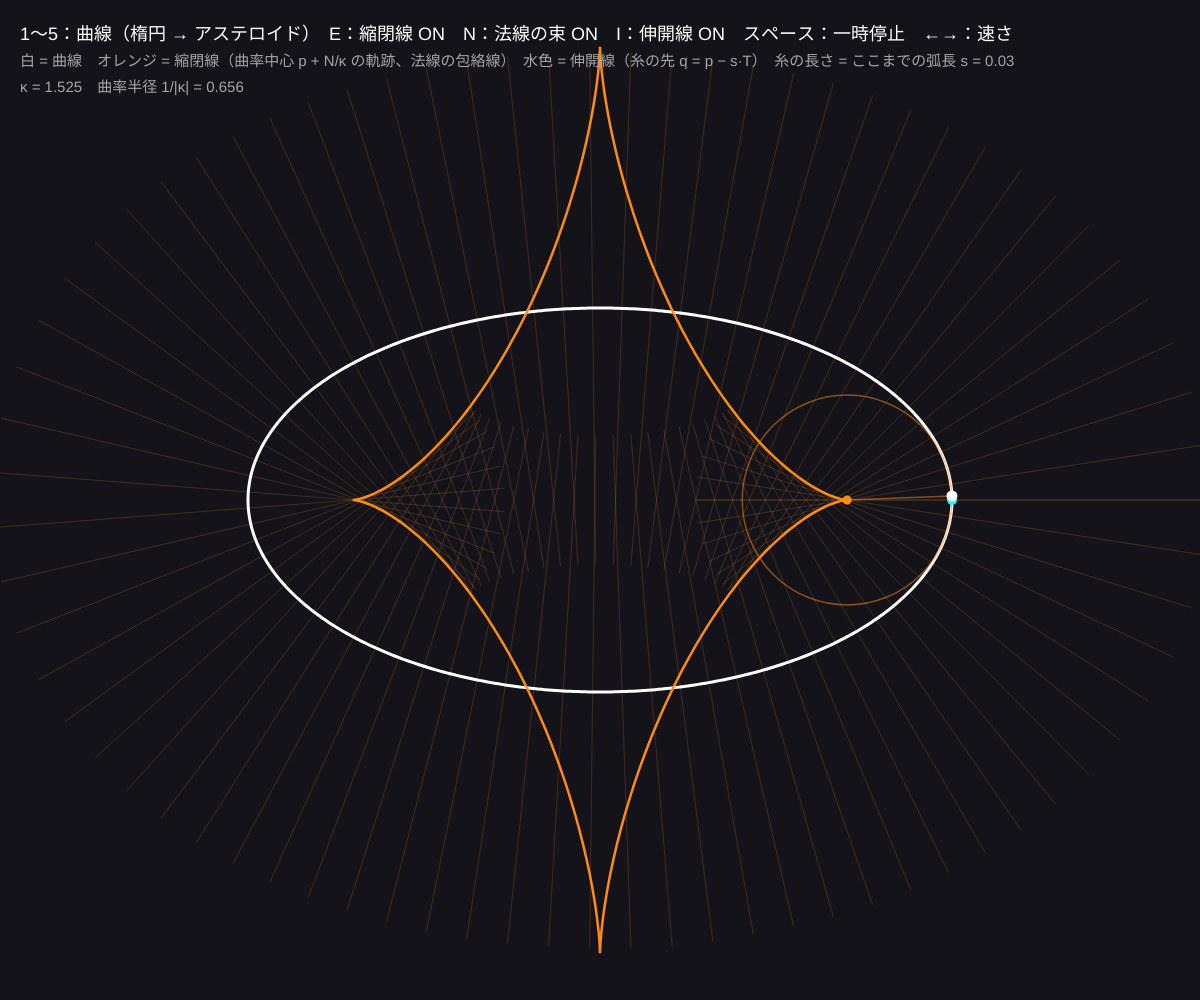
Frame 1 (no input)
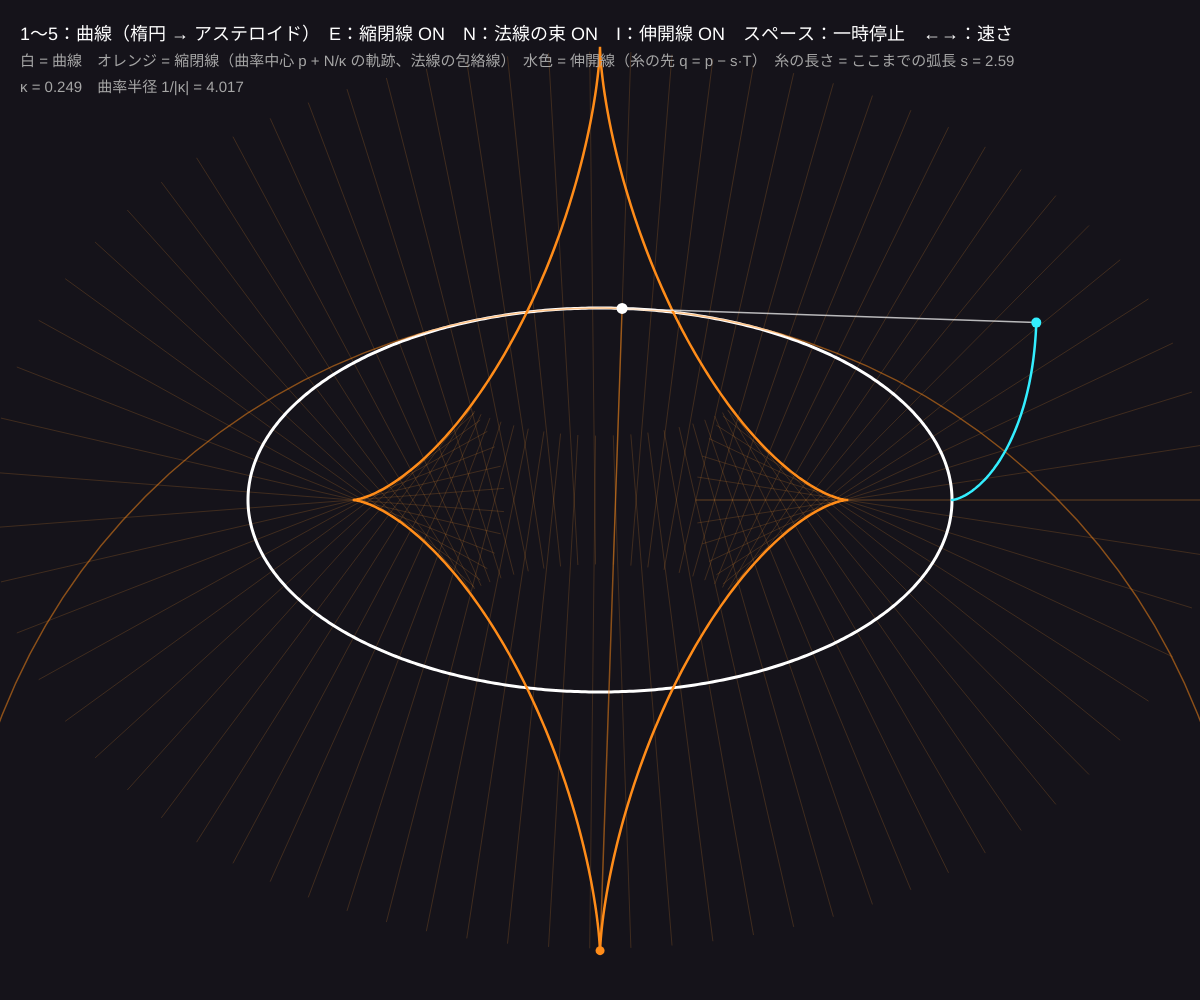
Frame 60 (no input)
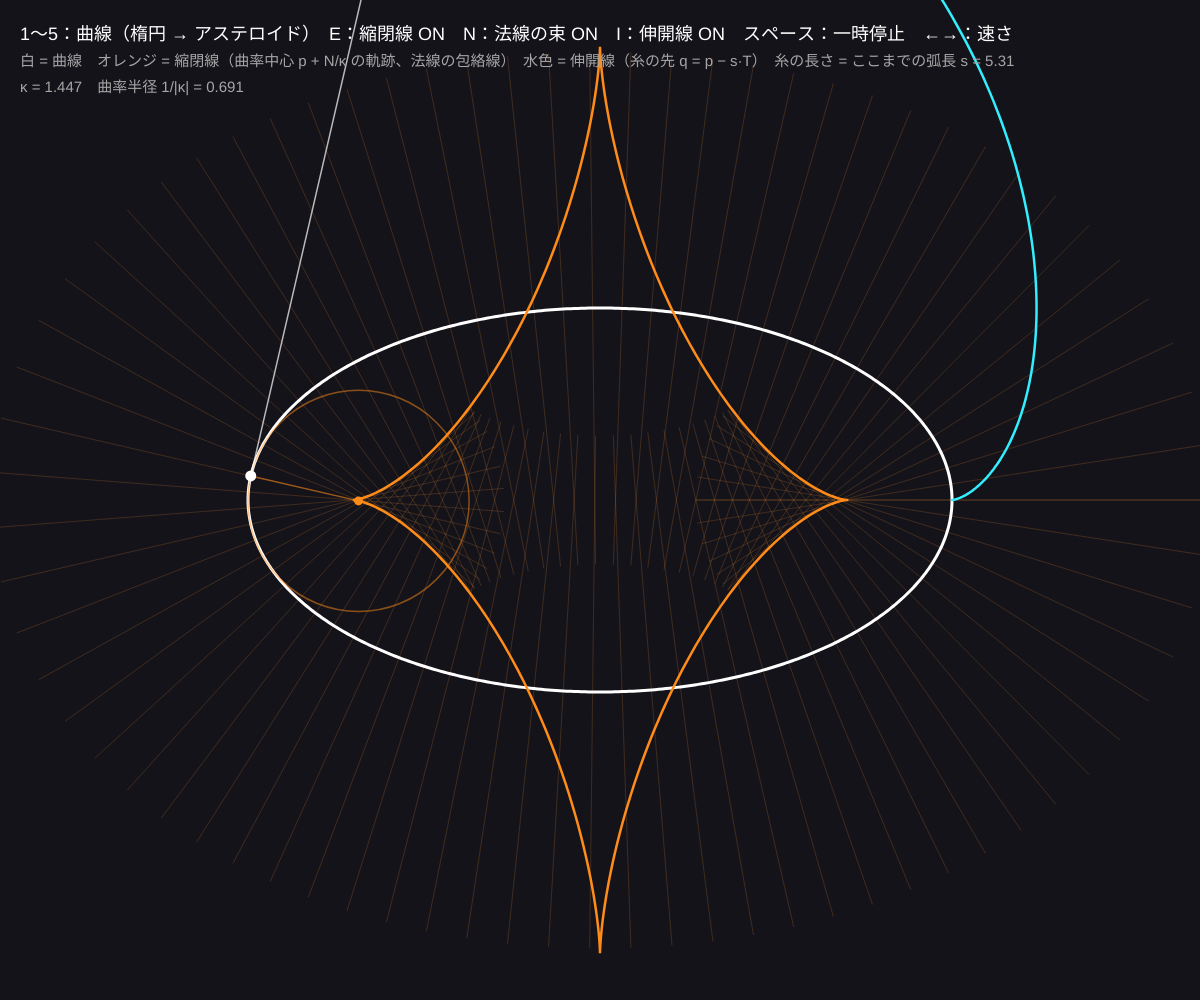
Frame 120 (the mouse pressed at the canvas centre since frame 60)

The p5.js sketch that drew these frames (run headless with seeded random() and noise() and a simulated clock; from frame 60 on, the mouse is pressed at the canvas centre):

// p5.js sketch
// ── sketch.js
// ============================================
// 02 縮閉線（evolute）と伸開線（involute）
// 縮閉線 = 曲線の各点の「曲率中心」（接触円の中心 p + N/κ）をつないだ曲線。法線たちの包絡線にもなる
// 伸開線 = 曲線に巻きつけた糸をピンと張ったままほどくとき、糸の先が描く曲線 q(s) = p(s) − (s − s0) T(s)
//   有名な例：楕円の縮閉線はアステロイド、サイクロイドの伸開線はまたサイクロイド（ホイヘンスの振り子）
// 1〜5 = 曲線（楕円・サイクロイド・円・放物線・心臓形）/ E = 縮閉線 / N = 法線の束 / I = 伸開線 / スペース = 一時停止 / ←→ = 糸をほどく速さ
// ============================================

let curveNo = 1;
let showEvolute = true, showNormals = true, showInvolute = true;
let paused = false, speed = 0.004;      // ★ 糸をほどく速さ
let SC = 1, cx, cy;                      // 画面への拡大率と中心
let samples = [], arcLen = [], s = 0, inv = [];
let names = ['楕円 → アステロイド', 'サイクロイド → サイクロイド', '円 → 円の伸開線（らせん）', '放物線 → 半立方放物線', '心臓形 → 小さい心臓形'];
let tRange = [[0, 2 * Math.PI], [0, 2 * Math.PI], [0, 2 * Math.PI], [-1.6, 1.6], [0, 2 * Math.PI]];

function setup() {
  createCanvas(windowWidth, windowHeight);
  colorMode(HSB, 360, 100, 100, 100);
  setCurve(1);
}

// ★ 曲線（数学の座標、y は上向き）
function curveFn(t) {
  if (curveNo === 1) return { x: 2.2 * Math.cos(t), y: 1.2 * Math.sin(t) };
  if (curveNo === 2) return { x: t - Math.sin(t) - Math.PI, y: -(1 - Math.cos(t)) + 1 };
  if (curveNo === 3) return { x: Math.cos(t), y: Math.sin(t) };
  if (curveNo === 4) return { x: t, y: t * t - 1 };
  let r = 1 - Math.cos(t); return { x: r * Math.cos(t) + 0.8, y: r * Math.sin(t) };
}

function setCurve(no) {
  curveNo = no;
  SC = Math.min(width, height) * (no === 2 ? 0.14 : 0.16);
  cx = width * 0.5; cy = height * 0.5 + (no === 2 ? 20 : 0);
  let [t0, t1] = tRange[no - 1], n = 600;
  samples = []; arcLen = [0];
  for (let i = 0; i <= n; i++) {
    let t = t0 + ((t1 - t0) * i) / n, d = (t1 - t0) / n * 0.5;
    let p = curveFn(t), a = curveFn(t - d), b = curveFn(t + d);
    let x1 = (b.x - a.x) / (2 * d), y1 = (b.y - a.y) / (2 * d);
    let x2 = (b.x - 2 * p.x + a.x) / (d * d), y2 = (b.y - 2 * p.y + a.y) / (d * d);
    let sp = Math.hypot(x1, y1) || 1e-9;
    let kappa = (x1 * y2 - y1 * x2) / Math.pow(sp, 3);
    let T = { x: x1 / sp, y: y1 / sp }, N = { x: -T.y, y: T.x };             // 左向きの法線
    let c = Math.abs(kappa) > 1e-6 ? { x: p.x + N.x / kappa, y: p.y + N.y / kappa } : null;
    samples.push({ p, T, N, kappa, c });
    if (i > 0) { let q = samples[i - 1].p; arcLen.push(arcLen[i - 1] + Math.hypot(p.x - q.x, p.y - q.y)); }
  }
  s = 0; inv = [];
}

function toScr(p) { return { x: cx + p.x * SC, y: cy - p.y * SC }; }

function draw() {
  background(260, 25, 10);
  if (keyIsDown(LEFT_ARROW)) speed = Math.max(0.0005, speed * 0.97);
  if (keyIsDown(RIGHT_ARROW)) speed = Math.min(0.03, speed * 1.03);
  if (!paused) { s += speed; if (s > 1) { s = 0; inv = []; } }

  // 法線の束（包絡線として縮閉線が浮かび上がる）
  if (showNormals) {
    stroke(30, 80, 100, 18); strokeWeight(1);
    for (let i = 0; i < samples.length; i += 8) {
      let q = samples[i], L = 1.6;
      let a = toScr({ x: q.p.x - q.N.x * L, y: q.p.y - q.N.y * L }), b = toScr({ x: q.p.x + q.N.x * L, y: q.p.y + q.N.y * L });
      line(a.x, a.y, b.x, b.y);
    }
  }
  // 曲線
  noFill(); stroke(0, 0, 100); strokeWeight(3);
  beginShape(); for (let q of samples) { let v = toScr(q.p); vertex(v.x, v.y); } endShape();
  // 縮閉線（曲率中心の軌跡）
  if (showEvolute) {
    stroke(30, 90, 100); strokeWeight(2.5);
    let run = [];
    let flush = () => { if (run.length > 1) { beginShape(); for (let v of run) vertex(v.x, v.y); endShape(); } run = []; };
    for (let q of samples) { if (!q.c || Math.hypot(q.c.x, q.c.y) > 12) { flush(); continue; } run.push(toScr(q.c)); }
    flush();
  }
  // 現在の点・接触円・曲率中心
  let i = Math.min(samples.length - 1, Math.floor(s * (samples.length - 1)));
  let q = samples[i], pv = toScr(q.p);
  if (q.c && Math.hypot(q.c.x, q.c.y) < 12) {
    let cv = toScr(q.c), r = Math.abs(1 / q.kappa) * SC;
    stroke(30, 90, 100, 50); strokeWeight(1.5); noFill(); circle(cv.x, cv.y, 2 * r);
    line(pv.x, pv.y, cv.x, cv.y);
    noStroke(); fill(30, 90, 100); circle(cv.x, cv.y, 9);
  }
  // 伸開線（糸をほどく）
  if (showInvolute) {
    let L = arcLen[i];                                           // ほどけた糸の長さ = 弧長
    let tip = { x: q.p.x - q.T.x * L, y: q.p.y - q.T.y * L };
    if (!paused || inv.length === 0) inv.push(tip);
    stroke(185, 80, 100); strokeWeight(2.5); noFill();
    beginShape(); for (let v of inv) { let w = toScr(v); vertex(w.x, w.y); } endShape();
    let tv = toScr(tip);
    stroke(0, 0, 100, 70); strokeWeight(1.5); line(pv.x, pv.y, tv.x, tv.y);   // ピンと張った糸（接線）
    noStroke(); fill(185, 80, 100); circle(tv.x, tv.y, 10);
  }
  noStroke(); fill(0, 0, 100); circle(pv.x, pv.y, 11);

  fill(0, 0, 100); textSize(18);
  text('1〜5：曲線（' + names[curveNo - 1] + '）　E：縮閉線 ' + (showEvolute ? 'ON' : 'off') + '　N：法線の束 ' + (showNormals ? 'ON' : 'off') + '　I：伸開線 ' + (showInvolute ? 'ON' : 'off') + '　スペース：' + (paused ? '再開' : '一時停止') + '　←→：速さ', 20, 40);
  fill(0, 0, 65); textSize(15);
  text('白 = 曲線　オレンジ = 縮閉線（曲率中心 p + N/κ の軌跡、法線の包絡線）　水色 = 伸開線（糸の先 q = p − s·T）　糸の長さ = ここまでの弧長 s = ' + nf(arcLen[i], 1, 2), 20, 66);
  text('κ = ' + nf(q.kappa, 1, 3) + '　曲率半径 1/|κ| = ' + (Math.abs(q.kappa) > 1e-6 ? nf(Math.abs(1 / q.kappa), 1, 3) : '∞'), 20, 92);
}

function keyPressed() {
  if (key >= '1' && key <= '5') setCurve(+key);
  if (key === 'e' || key === 'E') showEvolute = !showEvolute;
  if (key === 'n' || key === 'N') showNormals = !showNormals;
  if (key === 'i' || key === 'I') { showInvolute = !showInvolute; inv = []; }
  if (key === ' ') paused = !paused;
  if (key === 'r' || key === 'R') { s = 0; inv = []; }
}

// ---------- やってみよう ----------
// 1. 楕円（1）の縮閉線はアステロイド（4 つの尖点）。尖点は楕円のどの点に対応する？（κ が極値をとる点）
// 2. サイクロイド（2）の伸開線が元と同じ形になることを確かめよう。これが「等時性の振り子」の仕組み
// 3. 円（3）の縮閉線は 1 点（中心）。伸開線（らせん）は歯車の歯の形に使われている。なぜ都合がいい？
// 4. curveFn に y = sin x などを足してみよう。縮閉線はどんな形？
// 5. 法線の束 N だけで縮閉線が「見える」のはなぜ？（包絡線）
